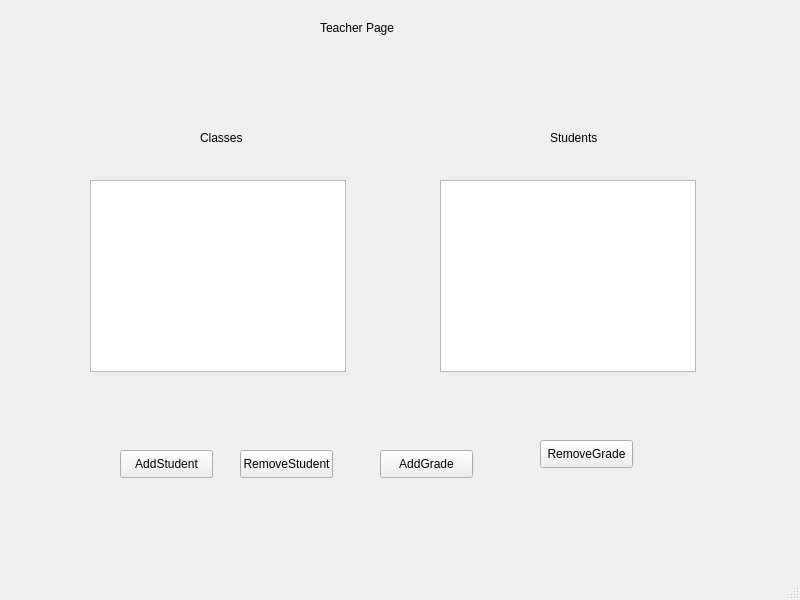
<?xml version="1.0" encoding="UTF-8"?>
<ui version="4.0">
 <class>Teacher</class>
 <widget class="QMainWindow" name="Teacher">
  <property name="geometry">
   <rect>
    <x>0</x>
    <y>0</y>
    <width>800</width>
    <height>600</height>
   </rect>
  </property>
  <property name="windowTitle">
   <string>MainWindow</string>
  </property>
  <widget class="QWidget" name="centralwidget">
   <widget class="QStackedWidget" name="stackedWidget">
    <property name="geometry">
     <rect>
      <x>40</x>
      <y>80</y>
      <width>711</width>
      <height>471</height>
     </rect>
    </property>
    <widget class="QWidget" name="page">
     <widget class="QListWidget" name="listWidget">
      <property name="geometry">
       <rect>
        <x>50</x>
        <y>100</y>
        <width>256</width>
        <height>192</height>
       </rect>
      </property>
     </widget>
     <widget class="QListWidget" name="listWidget_2">
      <property name="geometry">
       <rect>
        <x>400</x>
        <y>100</y>
        <width>256</width>
        <height>192</height>
       </rect>
      </property>
     </widget>
     <widget class="QPushButton" name="pushButton">
      <property name="geometry">
       <rect>
        <x>80</x>
        <y>370</y>
        <width>93</width>
        <height>28</height>
       </rect>
      </property>
      <property name="text">
       <string>AddStudent</string>
      </property>
     </widget>
     <widget class="QPushButton" name="pushButton_2">
      <property name="geometry">
       <rect>
        <x>200</x>
        <y>370</y>
        <width>93</width>
        <height>28</height>
       </rect>
      </property>
      <property name="text">
       <string>RemoveStudent</string>
      </property>
     </widget>
     <widget class="QPushButton" name="pushButton_3">
      <property name="geometry">
       <rect>
        <x>340</x>
        <y>370</y>
        <width>93</width>
        <height>28</height>
       </rect>
      </property>
      <property name="text">
       <string>AddGrade</string>
      </property>
     </widget>
     <widget class="QPushButton" name="pushButton_4">
      <property name="geometry">
       <rect>
        <x>500</x>
        <y>360</y>
        <width>93</width>
        <height>28</height>
       </rect>
      </property>
      <property name="text">
       <string>RemoveGrade</string>
      </property>
     </widget>
     <widget class="QLabel" name="label">
      <property name="geometry">
       <rect>
        <x>160</x>
        <y>50</y>
        <width>55</width>
        <height>16</height>
       </rect>
      </property>
      <property name="text">
       <string>Classes</string>
      </property>
     </widget>
     <widget class="QLabel" name="label_3">
      <property name="geometry">
       <rect>
        <x>510</x>
        <y>50</y>
        <width>55</width>
        <height>16</height>
       </rect>
      </property>
      <property name="text">
       <string>Students</string>
      </property>
     </widget>
    </widget>
    <widget class="QWidget" name="page_2"/>
   </widget>
   <widget class="QLabel" name="label_2">
    <property name="geometry">
     <rect>
      <x>320</x>
      <y>20</y>
      <width>121</width>
      <height>16</height>
     </rect>
    </property>
    <property name="text">
     <string>Teacher Page</string>
    </property>
   </widget>
  </widget>
  <widget class="QMenuBar" name="menubar">
   <property name="geometry">
    <rect>
     <x>0</x>
     <y>0</y>
     <width>800</width>
     <height>26</height>
    </rect>
   </property>
  </widget>
  <widget class="QStatusBar" name="statusbar"/>
 </widget>
 <resources/>
 <connections/>
</ui>
